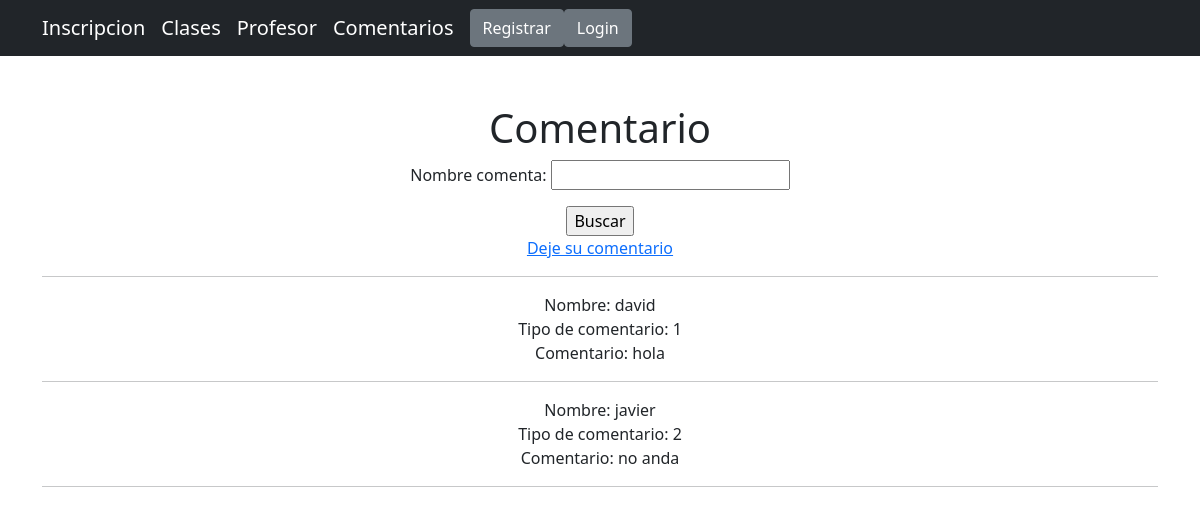
Screenshot of /natacion/comentarios with the database file from the repository.
### InscripcionNatacion/models.py (models this page shows, shortened)
class Comentario(models.Model):
    nombre_comenta = models.CharField(max_length=30, unique=True)
    email_comenta = models.EmailField()
    tipo_coemtario = models.IntegerField(choices=coemtario_tipo)
    mensaje = models.TextField()

### InscripcionNatacion/views.py (the view)
# urls.py: path('comentarios', comentarios, name='INComentarios'),
def comentarios(request):
    all_comentarios = Comentario.objects.all()
    context ={
        "comentarios": all_comentarios,
        "busqueda_form_comentarios": BuscarComentarioForm
    }
    return render(request, "InscripcionNatacion/comentarios.html", context=context)

### Templates/InscripcionNatacion/comentarios.html (shortened to what this page needs)
{% extends 'base.html' %}
{% block cambia_contenido %}
  <h1>Comentario</h1>
    <form action="{% url 'INBuscarComentarios' %}">
        {{ busqueda_form_comentarios.as_p }}
        <input type="submit" value="Buscar">
    </form>
<a href="{% url 'INCrearComentarios' %}">Deje su comentario</a>
<hr>
    {% if comentarios %}
        {% for comentario in comentarios %}
        <div>
            Nombre: {{ comentario.nombre_comenta }}
            <br>
             Tipo de comentario: {{ comentario.tipo_coemtario }}
            <br>
            Comentario: {{ comentario.mensaje }}
        </div>
        <hr>
        {% endfor %}
    {% else %}
        <h3>No hay comentario en este momento</h3>
    {% endif %}
{% endblock %}

### rows the page displays
Comentario: nombre_comenta "david", tipo_coemtario "1", mensaje "hola"
Comentario: nombre_comenta "javier", tipo_coemtario "2", mensaje "no anda"
